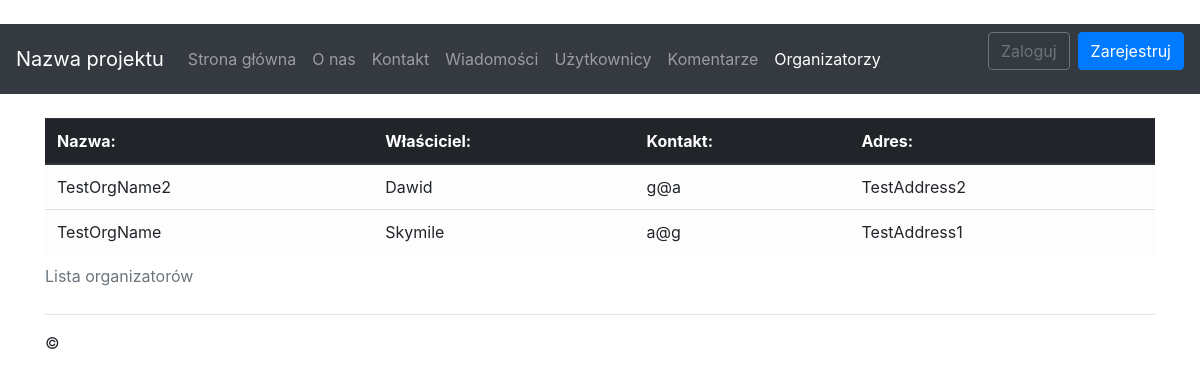
Page /organizers on the committed database.
### app/models.py (models this page shows, shortened)
class Association(models.Model):
	name	= models.CharField(max_length=32)
	owner   = models.ForeignKey(User, on_delete=models.PROTECT)
	contact = models.CharField(max_length=32)
	address = models.CharField(max_length=128)

### app/views/other.py (the view)
# urls.py: path('organizers'      , app.views.other.organizers , name='organizers'),
def organizers(request):
	return render(request, 'app/organizers.html',
	{
		'title' : _('Organizatorzy'),
		'collection' : Association.objects.all()
	})

### app/templates/app/organizers.html
{% extends "app/shared/layout.html" %}
{% block content %}
<br/>
<div class="table-responsive-sm">
	<table class="table table-light">
		<caption>Lista organizatorów</caption>
	<thead class="thead-dark">
		<tr>
			<th scope="col"> Nazwa:    </th>
			<th scope="col"> Właściciel:   </th>
			<th scope="col"> Kontakt: </th>
			<th scope="col"> Adres: </th>
		</tr>
	</thead>
	<tbody>
		{% for organizer in	collection  %}
		<tr>
			<td scope="col"> {{ organizer.name    }} </td>
			<td scope="col"> {{ organizer.owner   }} </td>
			<td scope="col"> {{ organizer.contact }} </td>
			<td scope="col"> {{ organizer.address }} </td>
		</tr>
		{% endfor %}
	</tbody>
	</table>
</div>
{% endblock %}

### app/static/app/content/styles.css (style rules this page uses)
body { padding-top: 0px; }

### rows in the picture
Association: name "TestOrgName2", owner "Dawid", contact "g@a", address "TestAddress2"
Association: name "TestOrgName", owner "Skymile", contact "a@g", address "TestAddress1"
